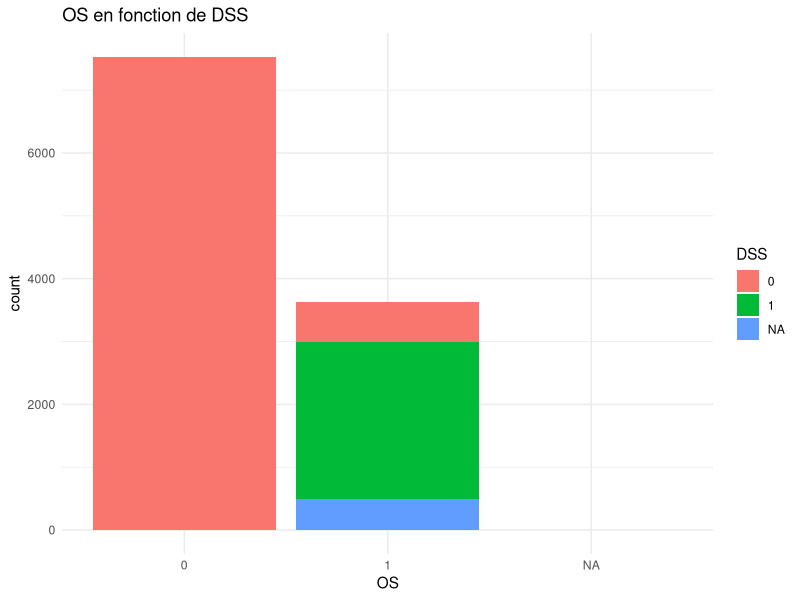
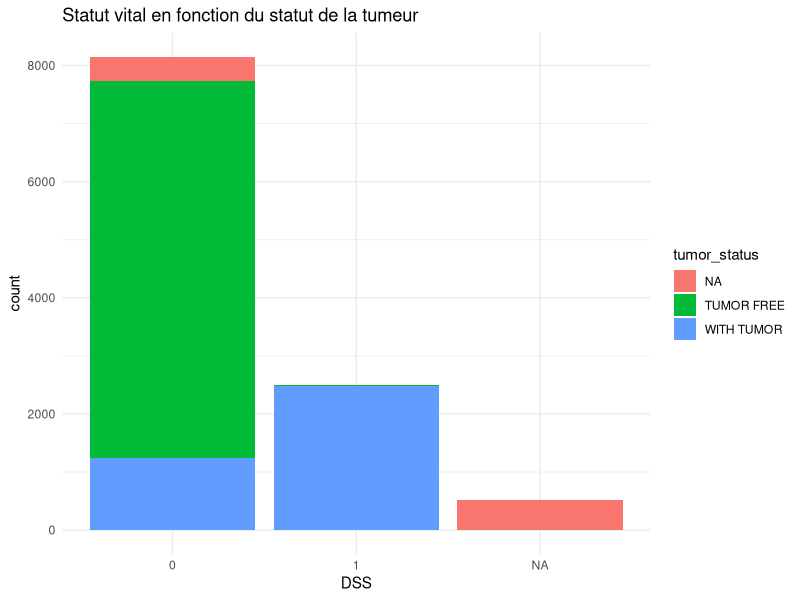
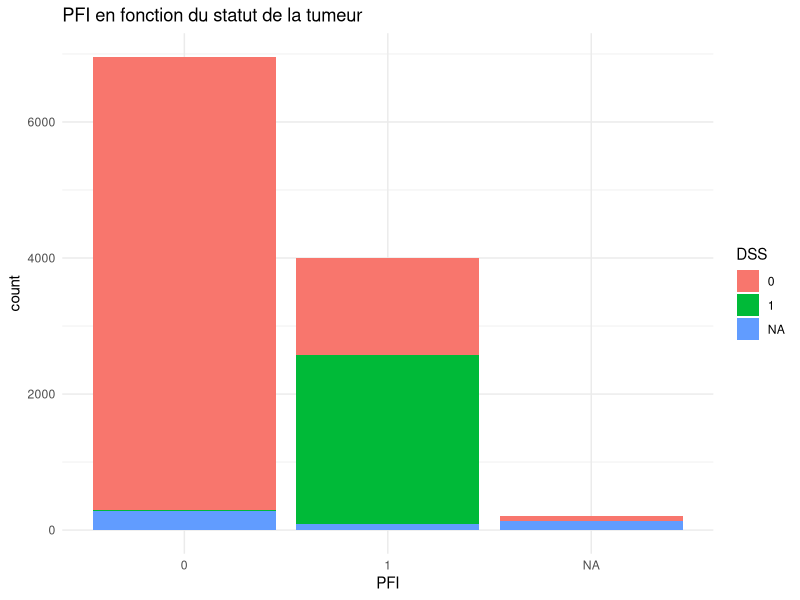
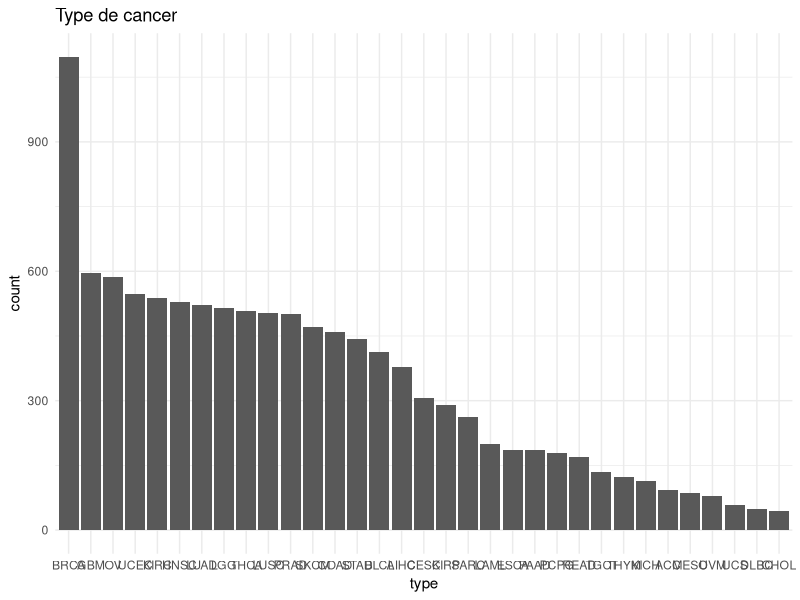
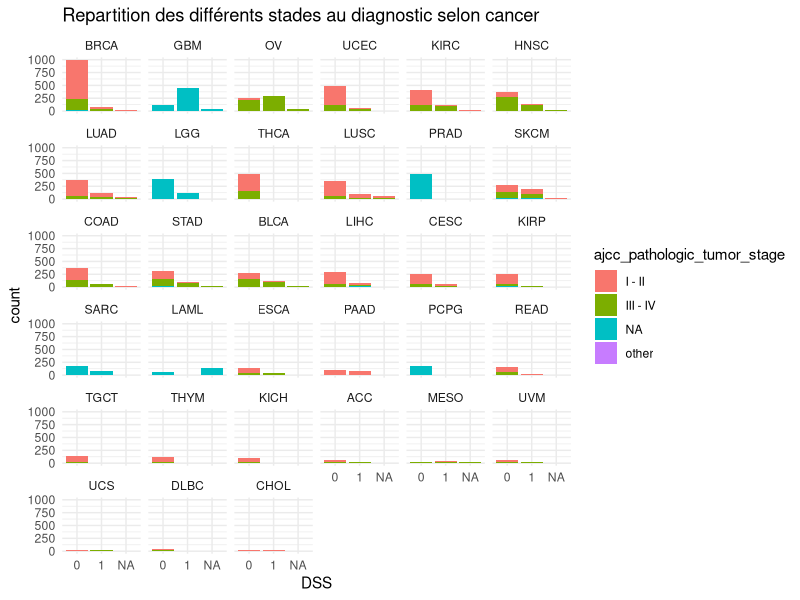
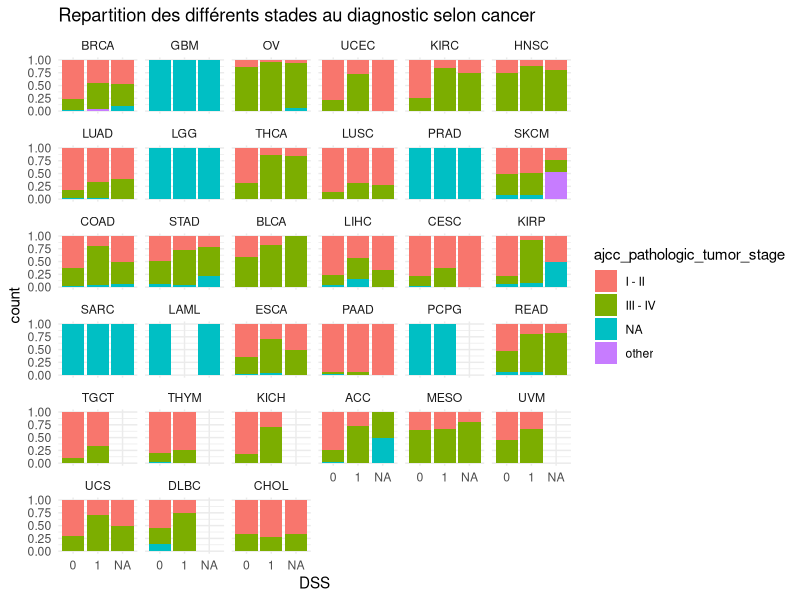
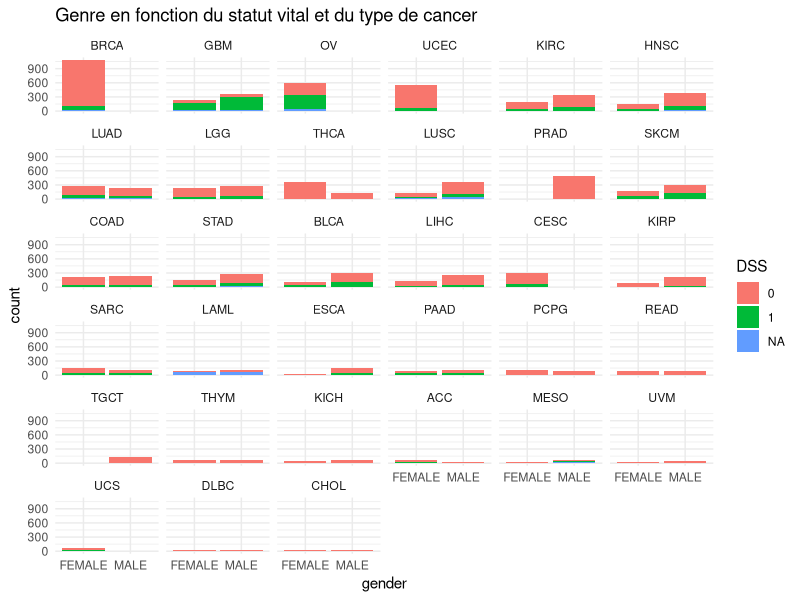
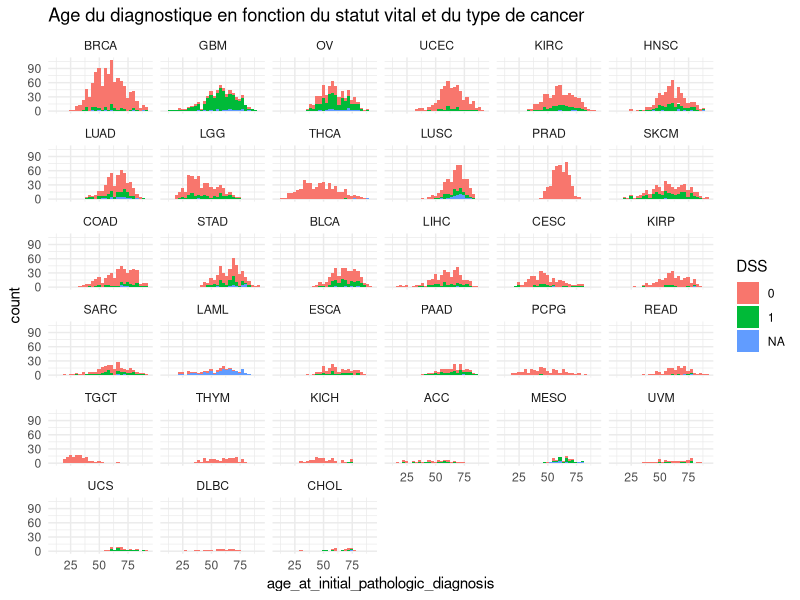

Reproduce these figures in R, in order.
## ---- chunk 1
knitr::opts_chunk$set(collapse=TRUE, comment = "#>", fig.width=13, fig.height=10, eval=TRUE, echo=FALSE, results="hide")
## ---- chunk 2
df <- read.csv("TCGA-CDR_data.csv",sep=",")
df <- df[,c(-1,-2)]
quant <- c("age_at_initial_pathologic_diagnosis","initial_pathologic_dx_year","birth_days_to","last_contact_days_to","death_days_to","new_tumor_event_dx_days_to","OS.time","DSS.time","DFI.time","PFI.time")
cat <- colnames(df[,!colnames(df) %in% quant])

for( i in quant){
  df[,i] <- as.numeric(df[,i])
}

df[df=="[Discrepancy]"] <- "NA"
df[df=="[Not Applicable]"] <- "NA"
df[df=="[Not Available]"] <- "NA"
df[df=="[Unknown]"] <- "NA"
df[df=="#N/A"] <- "NA"
df[df=="=#N/D"] <- "NA"
## ---- chunk 3
for( i in quant){
  print(i)
  print(summary(df[,i]))
}
## ---- chunk 4
for( i in cat[c(-6,-11,-12,-13,-14)]){
  print(i)
  print(table(df[,i]))
}
for( i in cat[c(6,11,12,13,14)]){
  print(i)
  print(paste0("Nb de modalités: ",length(unique(df[,i]))))
  print(paste0("Nb de NAs: ",table(df[,i])[["NA"]]))
}
## ---- chunk 5
table(df$vital_status,df$OS)
## ---- chunk 6
table(df$DSS %in% df$OS)
table(df$OS,df$DSS)
df$cause_of_death[which(is.na(df$DSS))]
table(df$tumor_status,df$DSS)
table(is.na(df$DSS))
## ---- chunk 7
library(ggplot2)

dfBIS <- df
dfBIS$DSS <- as.factor(df$DSS) 
ggplot(dfBIS)+
  ggtitle("OS en fonction de DSS")+
  geom_bar(aes(OS,..count..,fill=DSS),color=NA)+
  theme_minimal()
## ---- chunk 8
ggplot(df)+
  ggtitle("Statut vital en fonction du statut de la tumeur")+
  geom_bar(aes(DSS,..count..,fill=tumor_status),color=NA)+
  theme_minimal()
## ---- chunk 9
dfBIS <- df
dfBIS$DSS <- as.factor(df$DSS) 
ggplot(dfBIS)+
  ggtitle("PFI en fonction du statut de la tumeur")+
  geom_bar(aes(PFI,..count..,fill=DSS),color=NA)+
  theme_minimal()
## ---- chunk 10
library(ggplot2)

df$type <- ordered(df$type,names(sort(table(df$type),decreasing = TRUE))) #réordonnement selon les effectifs
ggplot(df)+
  ggtitle("Type de cancer")+
  geom_bar(aes(type,..count..))+
  theme_minimal()
## ---- chunk 11
dfAjcc <- df
dfAjcc$ajcc_pathologic_tumor_stage[df$ajcc_pathologic_tumor_stage=="NA"] <- df$clinical_stage[df$ajcc_pathologic_tumor_stage=="NA"]
dfAjcc$ajcc_pathologic_tumor_stage <- as.factor(dfAjcc$ajcc_pathologic_tumor_stage)
levels(dfAjcc$ajcc_pathologic_tumor_stage) <- c("I - II","I - II","I - II","I - II","III - IV","I - II","III - IV","III - IV","NA","other","I - II","I - II","I - II","I - II","I - II","I - II","I - II","I - II","I - II","I - II","I - II","I - II","I - II","I - II","III - IV","III - IV","III - IV","III - IV","III - IV","III - IV","I - II","III - IV","III - IV","III - IV","III - IV","other")

ggplot(data=dfAjcc)+               
  geom_bar(aes(x=DSS,y=..count..,fill=ajcc_pathologic_tumor_stage),color=NA)+
  facet_wrap(~type)+
  ggtitle("Repartition des différents stades au diagnostic selon cancer")+
  theme_minimal()
## ---- chunk 12
ggplot(data=dfAjcc)+               
  geom_bar(aes(x=DSS,y=..count..,fill=ajcc_pathologic_tumor_stage),position='fill',color=NA)+
  facet_wrap(~type)+
  ggtitle("Repartition des différents stades au diagnostic selon cancer")+
  theme_minimal()
## ---- chunk 13
ggplot(df)+
  ggtitle("Genre en fonction du statut vital et du type de cancer")+
  geom_bar(aes(gender,..count..,fill=DSS),color=NA)+
  facet_wrap(~type)+
  theme_minimal()
## ---- chunk 14
ggplot(df)+
  ggtitle("Age du diagnostique en fonction du statut vital et du type de cancer")+
  geom_histogram(aes(age_at_initial_pathologic_diagnosis,..count..,fill=DSS),color=NA)+
  facet_wrap(~type)+
  theme_minimal()
## ---- chunk 15
ggplot(df)+
  ggtitle("Statut vital en fonction du statut de la tumeur et le type de cancer")+
  geom_bar(aes(DSS,..count..,fill=tumor_status),color=NA)+
  facet_wrap(~type)+
  theme_minimal()
## ---- chunk 16
library(stringr)

df$grade = apply(t(t(df$histological_grade)),1, function (grade) {
  # high/low
  if (grade=="High Grade"){
    grade="G3"
  } else if (grade=="Low Grade"){
    grade="G1"
  } 
  grade = str_extract(grade, "G\\d")
  return (grade)
}
)


ggplot(data=subset(df, !is.na(grade)), aes(grade,..count.., fill=grade),color=NA)+ geom_bar(stat="count")+
   ggtitle("Repartition des différents grades de tumeur au diagnostic selon cancer")+
  facet_wrap(~type)+
  theme_minimal()
## ---- chunk 17
dfdeath <- df
dfdeath[df$OS!="1","OS.time"] <- rep(NA,sum(df$OS!="1"))
dfdeath[df$DSS!="1","DSS.time"] <- rep(NA,sum(df$DSS!="1"))

ggplot(dfdeath)+
  ggtitle("Temps de survie")+
  ylab("Temps de survie")+
  xlab("Endpoints")+
  geom_boxplot(aes(x="OS",y=OS.time/365.25),lwd=0.3)+
  geom_boxplot(aes(x="DSS",y=DSS.time/365.25),lwd=0.3)+
  facet_wrap(~type)+
  coord_cartesian(ylim=c(0,10))+
  theme_minimal()
## ---- chunk 18
ggplot(df)+
  geom_bar(aes(x=PFI,y=..count..,fill=DSS),color=NA)+
  facet_wrap(~type)+
  xlab("Progression-free interval")+
  ggtitle("PFI en fonction du statut vital")+
  theme_minimal()
## ---- chunk 19
tab = df[which(df$DSS==1),]
tab$tranche = cut(tab$age_at_initial_pathologic_diagnosis,seq(10, 90, 10),right = T)

library(dplyr)
age_time_groups <- tab %>% group_by(type,tranche)  %>% summarise(DSS_mean = mean(na.omit(DSS.time)))

ggplot(na.omit(age_time_groups),mapping = aes(x = tranche, y = DSS_mean/365.25, group=type)) +
  geom_line()+geom_point(size=1)+
  facet_wrap(~type, ncol=7) + xlab("tranches d'âge (années)") + ylab("temps moyen (années)")+
  theme(axis.text.x = element_text(angle=90,hjust=1,vjust=.5),legend.position="right")+
  ggtitle(" Temps moyen de survie pour les personnes décédées de cancer en fonction de leur âge")+
  theme_minimal()
## ---- chunk 20
library(survival)

df$OS <- as.numeric(df$OS)
df$DSS <- as.numeric(df$DSS)
df$PFI <- as.numeric(df$PFI)
df$DFI <- as.numeric(df$DFI)

endpoints <- c("OS","DSS","PFI","DFI")
endpoints.time <- c("OS.time","DSS.time","PFI.time","DFI.time")
type <- c()
time <- c()
survVal <- c()
survValUp <- c()
survValDo <- c()
end <- c()
for(j in 1:4){
  for(i in unique(df$type)){
    if(!all(is.na(df[[endpoints.time[[j]]]][df$type==i])) & !all(df[[endpoints[[j]]]][df$type==i])){
      y <- Surv(df[[endpoints.time[[j]]]][df$type==i],df[[endpoints[[j]]]][df$type==i])
      sf <- survfit(y~1)
      survVal <- c(survVal,sf$surv)
      survValUp <- c(survValUp,sf$upper)
      survValDo <- c(survValDo,sf$lower)
      time <- c(time,sf$time)
      type <- c(type,rep(i,length(sf$time)))
      end <- c(end,rep(endpoints[[j]],length(sf$time)))
    }
  }
}
time <- time/365.25
dfSurv <- data.frame(time,survVal,survValUp,survValDo,type,end)

ggplot(dfSurv)+
  geom_step(aes(x=time,y=survVal,color=end))+
  geom_step(aes(x=time,y=survValUp,color=end),linetype="dashed")+
  geom_step(aes(x=time,y=survValDo,color=end),linetype="dashed")+
  facet_wrap(~type)+
  xlab("time (years)")+
  ylab("probability")+
  ggtitle("Courbe de survue en fonction du type de cancer et du type d'évènement")+
  coord_cartesian(ylim=c(0,1),xlim=c(0,10))+
  theme_minimal()
## ---- chunk 21
ggplot(dfSurv)+
  geom_step(aes(x=time,y=survVal,color=end))+
  facet_wrap(~type)+
  xlab("time (years)")+
  ylab("probability")+
  ggtitle("Courbe de survue en fonction du type de cancer et du type d'évènement")+
  coord_cartesian(ylim=c(0,1),xlim=c(0,10))+
  theme_minimal()
## ---- chunk 22
ggplot(dfSurv[dfSurv$end=="DSS" | dfSurv$end=="OS",])+
  geom_step(aes(x=time,y=survVal,color=end))+
  facet_wrap(~type)+
  xlab("time (years)")+
  ylab("probability")+
  ggtitle("Courbe de survue en fonction du type de cancer et du type d'évènement")+
  coord_cartesian(ylim=c(0,1),xlim=c(0,10))+
  theme_minimal()
## ---- chunk 23
ggplot(dfSurv[dfSurv$end=="DSS" | dfSurv$end=="PFI",])+
  geom_step(aes(x=time,y=survVal,color=end))+
  facet_wrap(~type)+
  xlab("time (years)")+
  ylab("probability")+
  ggtitle("Courbe de survue en fonction du type de cancer et du type d'évènement")+
  coord_cartesian(ylim=c(0,1),xlim=c(0,10))+
  theme_minimal()
## ---- chunk 24
df$OS <- as.numeric(df$OS)
df$DSS <- as.numeric(df$DSS)
df$PFI <- as.numeric(df$PFI)
df$DFI <- as.numeric(df$DFI)

endpoints <- c("OS","DSS","PFI","DFI")
endpoints.time <- c("OS.time","DSS.time","PFI.time","DFI.time")
type <- c()
time <- c()
survVal <- c()
survValUp <- c()
survValDo <- c()
ajcc <- c()
end <- c()
for(j in 1:4){
  for(i in unique(df$type)){
    for(l in unique(dfAjcc$ajcc_pathologic_tumor_stage)){
      if(!all(is.na(df[[endpoints.time[[j]]]][df$type==i & dfAjcc$ajcc_pathologic_tumor_stage==l])) & !all(df[[endpoints[[j]]]][df$type==i & dfAjcc$ajcc_pathologic_tumor_stage==l])){
        y <- Surv(df[[endpoints.time[[j]]]][df$type==i & dfAjcc$ajcc_pathologic_tumor_stage==l],df[[endpoints[[j]]]][df$type==i & dfAjcc$ajcc_pathologic_tumor_stage==l])
        sf <- survfit(y~1)
        survVal <- c(survVal,sf$surv)
        survValUp <- c(survValUp,sf$upper)
        survValDo <- c(survValDo,sf$lower)
        time <- c(time,sf$time)
        type <- c(type,rep(i,length(sf$time)))
        ajcc <- c(ajcc,rep(l,length(sf$time)))
        end <- c(end,rep(endpoints[[j]],length(sf$time)))
      }
    }
  }
}
time <- time/365.25
dfSurv <- data.frame(time,survVal,survValUp,survValDo,type,end,ajcc)

ggplot(dfSurv[dfSurv$end=="DSS",])+
  geom_step(aes(x=time,y=survVal,color=ajcc))+
  facet_wrap(~type)+
  xlab("time (years)")+
  ylab("probability")+
  ggtitle("Courbe de survue en fonction du type de cancer et du type d'évènement")+
  coord_cartesian(ylim=c(0,1),xlim=c(0,10))+
  theme_minimal()
## ---- chunk 25
ggplot(dfSurv[dfSurv$end=="PFI",])+
  geom_step(aes(x=time,y=survVal,color=ajcc))+
  facet_wrap(~type)+
  xlab("time (years)")+
  ylab("probability")+
  ggtitle("Courbe de survue en fonction du type de cancer et du type d'évènement")+
  coord_cartesian(ylim=c(0,1),xlim=c(0,10))+
  theme_minimal()
